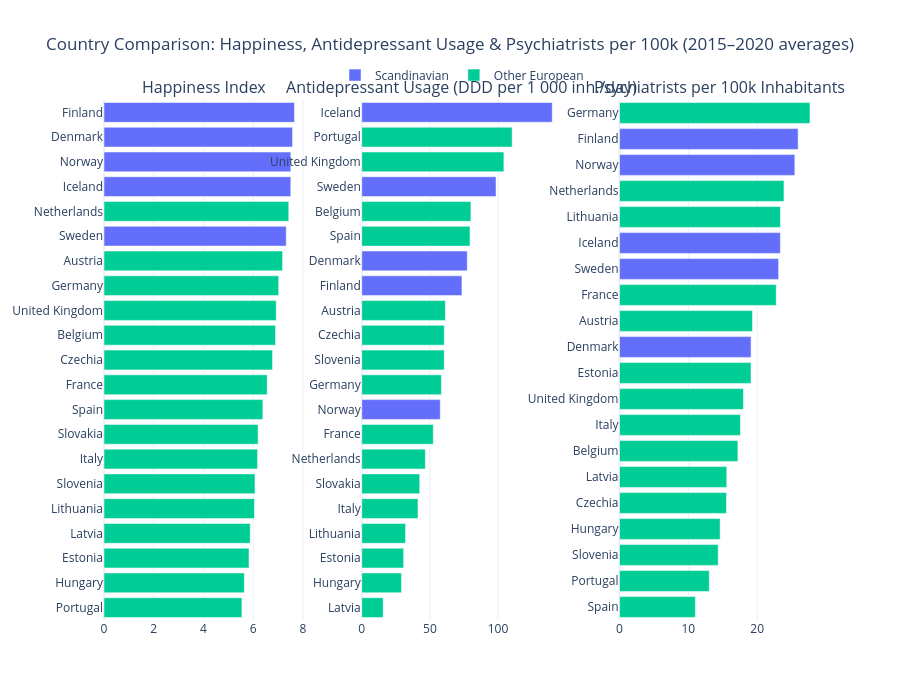

Source (notebook cell):
### Markdown cell above
### Happiness vs Antidepressant Usage vs Psychiatrists per 100k Inhabitants

### Code cell
# Side-by-Side Bar Chart (3 panels): Happiness, Antidepressants, Psychiatrists per 100k
df_psy_raw = pd.read_csv("./data/hlth_rs_spec_page_linear_2_0.csv")

# Average across all available years (2015–2020)
df_psy_avg = (
    df_psy_raw
    .groupby("Geopolitical entity (reporting)")["OBS_VALUE"]
    .mean()
    .reset_index()
    .rename(columns={
        "Geopolitical entity (reporting)": "Country",
        "OBS_VALUE": "Psychiatrists_per_100k",
    })
)

# Merge with main df (countries in df only; Slovakia has no data and will be excluded)
df_psy = df[["Country", "Happiness", "Antidepressants"]].merge(df_psy_avg, on="Country", how="left")

scandinavian_countries = {"Denmark", "Sweden", "Norway", "Finland", "Iceland"}

df_happy_sorted = df_psy.sort_values("Happiness", ascending=True)
df_anti_sorted  = df_psy.sort_values("Antidepressants", ascending=True)
df_psy_sorted   = df_psy.dropna(subset=["Psychiatrists_per_100k"]).sort_values("Psychiatrists_per_100k", ascending=True)

fig3 = make_subplots(
    rows=1, cols=3,
    subplot_titles=(
        "Happiness Index",
        "Antidepressant Usage (DDD per 1 000 inh./day)",
        "Psychiatrists per 100k Inhabitants",
    ),
    shared_yaxes=False,
    horizontal_spacing=0.08,
)

for col_idx, (dfs, xcol) in enumerate([
    (df_happy_sorted, "Happiness"),
    (df_anti_sorted,  "Antidepressants"),
    (df_psy_sorted,   "Psychiatrists_per_100k"),
], start=1):
    fig3.add_trace(go.Bar(
        y=dfs["Country"],
        x=dfs[xcol],
        orientation="h",
        marker_color=[
            cluster_colors[0] if c in scandinavian_countries else cluster_colors[2]
            for c in dfs["Country"]
        ],
        showlegend=False,
    ), row=1, col=col_idx)

# Manual legend entries
fig3.add_trace(go.Bar(y=[None], x=[None], orientation="h",
                      marker_color=cluster_colors[0], name="Scandinavian", showlegend=True))
fig3.add_trace(go.Bar(y=[None], x=[None], orientation="h",
                      marker_color=cluster_colors[2], name="Other European", showlegend=True))

fig3.update_layout(
    title=dict(
        text="Country Comparison: Happiness, Antidepressant Usage & Psychiatrists per 100k (2015–2020 averages)",
        x=0.5,
    ),
    height=700,
    legend=dict(orientation="h", yanchor="bottom", y=1.02, xanchor="center", x=0.5),
    template="plotly_white",
)

os.makedirs("./docs/visualizations", exist_ok=True)
fig3.write_html(
    "./docs/visualizations/happiness_antidepressants_psychiatrists_bars.html",
    include_plotlyjs="cdn",
    config={"responsive": True},
)
print("Saved → ./docs/visualizations/happiness_antidepressants_psychiatrists_bars.html")
fig3.show()

### Figure 1 — Plotly figure (JSON) as saved in the notebook; plotly's stock layout.template omitted (floating-point values rounded to 4 significant figures)
{"data": [{"marker": {"color": ["#00CC96", "#00CC96", "#00CC96", "#00CC96", "#00CC96", "#00CC96", "#00CC96", "#00CC96", "#00CC96", "#00CC96", "#00CC96", "#00CC96", "#00CC96", "#00CC96", "#00CC96", "#636EFA", "#00CC96", "#636EFA", "#636EFA", "#636EFA", "#636EFA"]}, "orientation": "h", "showlegend": false, "type": "bar", "x": [5.543, 5.64, 5.828, 5.877, 6.048, 6.069, 6.172, 6.193, 6.387, 6.559, 6.774, 6.895, 6.923, 7.021, 7.179, 7.325, 7.426, 7.509, 7.51, 7.578, 7.656], "xaxis": "x", "y": ["Portugal", "Hungary", "Estonia", "Latvia", "Lithuania", "Slovenia", "Italy", "Slovakia", "Spain", "France", "Czechia", "Belgium", "United Kingdom", "Germany", "Austria", "Sweden", "Netherlands", "Iceland", "Norway", "Denmark", "Finland"], "yaxis": "y"}, {"marker": {"color": ["#00CC96", "#00CC96", "#00CC96", "#00CC96", "#00CC96", "#00CC96", "#00CC96", "#00CC96", "#636EFA", "#00CC96", "#00CC96", "#00CC96", "#00CC96", "#636EFA", "#636EFA", "#00CC96", "#00CC96", "#636EFA", "#00CC96", "#00CC96", "#636EFA"]}, "orientation": "h", "showlegend": false, "type": "bar", "x": [15.68, 29.12, 30.75, 32.13, 41.27, 42.53, 46.67, 52.5, 57.62, 58.47, 60.55, 60.58, 61.38, 73.53, 77.45, 79.45, 80.12, 98.53, 104.3, 110.4, 139.8], "xaxis": "x2", "y": ["Latvia", "Hungary", "Estonia", "Lithuania", "Italy", "Slovakia", "Netherlands", "France", "Norway", "Germany", "Slovenia", "Czechia", "Austria", "Finland", "Denmark", "Spain", "Belgium", "Sweden", "United Kingdom", "Portugal", "Iceland"], "yaxis": "y2"}, {"marker": {"color": ["#00CC96", "#00CC96", "#00CC96", "#00CC96", "#00CC96", "#00CC96", "#00CC96", "#00CC96", "#00CC96", "#00CC96", "#636EFA", "#00CC96", "#00CC96", "#636EFA", "#636EFA", "#00CC96", "#00CC96", "#636EFA", "#636EFA", "#00CC96"]}, "orientation": "h", "showlegend": false, "type": "bar", "x": [11.02, 13.04, 14.33, 14.61, 15.54, 15.57, 17.19, 17.57, 18.0, 19.1, 19.11, 19.31, 22.76, 23.1, 23.36, 23.37, 23.89, 25.46, 25.94, 27.66], "xaxis": "x3", "y": ["Spain", "Portugal", "Slovenia", "Hungary", "Czechia", "Latvia", "Belgium", "Italy", "United Kingdom", "Estonia", "Denmark", "Austria", "France", "Sweden", "Iceland", "Lithuania", "Netherlands", "Norway", "Finland", "Germany"], "yaxis": "y3"}, {"marker": {"color": "#636EFA"}, "name": "Scandinavian", "orientation": "h", "showlegend": true, "type": "bar", "x": [null], "y": [null]}, {"marker": {"color": "#00CC96"}, "name": "Other European", "orientation": "h", "showlegend": true, "type": "bar", "x": [null], "y": [null]}], "layout": {"annotations": [{"font": {"size": 16}, "showarrow": false, "text": "Happiness Index", "x": 0.14, "xanchor": "center", "xref": "paper", "y": 1, "yanchor": "bottom", "yref": "paper"}, {"font": {"size": 16}, "showarrow": false, "text": "Antidepressant Usage (DDD per 1 000 inh./day)", "x": 0.5, "xanchor": "center", "xref": "paper", "y": 1, "yanchor": "bottom", "yref": "paper"}, {"font": {"size": 16}, "showarrow": false, "text": "Psychiatrists per 100k Inhabitants", "x": 0.86, "xanchor": "center", "xref": "paper", "y": 1, "yanchor": "bottom", "yref": "paper"}], "height": 700, "legend": {"orientation": "h", "x": 0.5, "xanchor": "center", "y": 1.02, "yanchor": "bottom"}, "title": {"text": "Country Comparison: Happiness, Antidepressant Usage & Psychiatrists per 100k (2015–2020 averages)", "x": 0.5}, "xaxis": {"anchor": "y", "domain": [0, 0.28]}, "xaxis2": {"anchor": "y2", "domain": [0.36, 0.64]}, "xaxis3": {"anchor": "y3", "domain": [0.72, 1]}, "yaxis": {"anchor": "x", "domain": [0, 1]}, "yaxis2": {"anchor": "x2", "domain": [0, 1]}, "yaxis3": {"anchor": "x3", "domain": [0, 1]}}}
